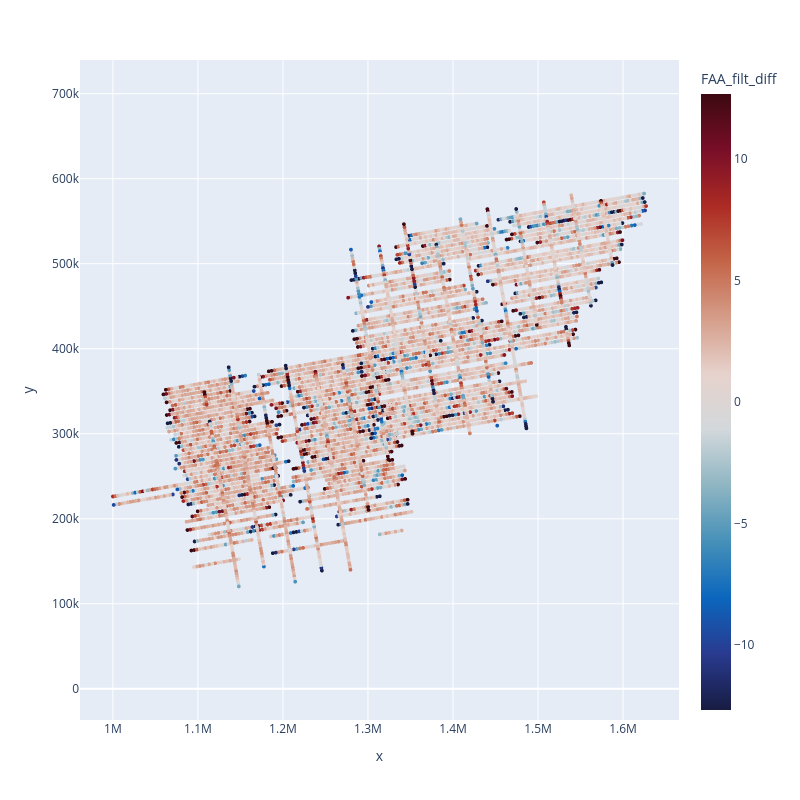

Write notebook code for a chart like this one.
### Code cell
airbornegeo.plotly_points(
    data_df_full[::50],
    color_col="FAA_filt_diff",
    edge_width=0,
)

### Figure 1 — Plotly figure (JSON) as saved in the notebook; plotly's stock layout.template omitted (floating-point values rounded to 4 significant figures; data arrays with more than 128 entries replaced by an {"elided": "..."} marker saying what was removed)
{"data": [{"hovertemplate": "x=%{x}<br>y=%{y}<br>FAA_filt_diff=%{marker.color}<extra></extra>", "legendgroup": "", "marker": {"color": {"elided": "6680 float values"}, "coloraxis": "coloraxis", "line": {"color": "black", "width": 0}, "size": 4, "symbol": "circle"}, "mode": "markers", "name": "", "showlegend": false, "type": "scattergl", "x": {"elided": "6680 float values"}, "xaxis": "x", "y": {"elided": "6680 float values"}, "yaxis": "y"}], "layout": {"autosize": false, "coloraxis": {"cmax": 12.67, "cmid": 0, "cmin": -12.67, "colorbar": {"title": {"text": "FAA_filt_diff"}}, "colorscale": [[0, "rgb(23, 28, 66)"], [0.09091, "rgb(41, 58, 143)"], [0.1818, "rgb(11, 102, 189)"], [0.2727, "rgb(69, 144, 185)"], [0.3636, "rgb(142, 181, 194)"], [0.4545, "rgb(210, 216, 219)"], [0.5455, "rgb(230, 210, 204)"], [0.6364, "rgb(213, 157, 137)"], [0.7273, "rgb(196, 101, 72)"], [0.8182, "rgb(172, 43, 36)"], [0.9091, "rgb(120, 14, 40)"], [1, "rgb(60, 9, 17)"]]}, "height": 800, "legend": {"tracegroupgap": 0}, "margin": {"t": 60}, "width": 800, "xaxis": {"anchor": "y", "domain": [0, 1], "title": {"text": "x"}}, "yaxis": {"anchor": "x", "domain": [0, 1], "scaleanchor": "x", "scaleratio": 1, "title": {"text": "y"}}}}
